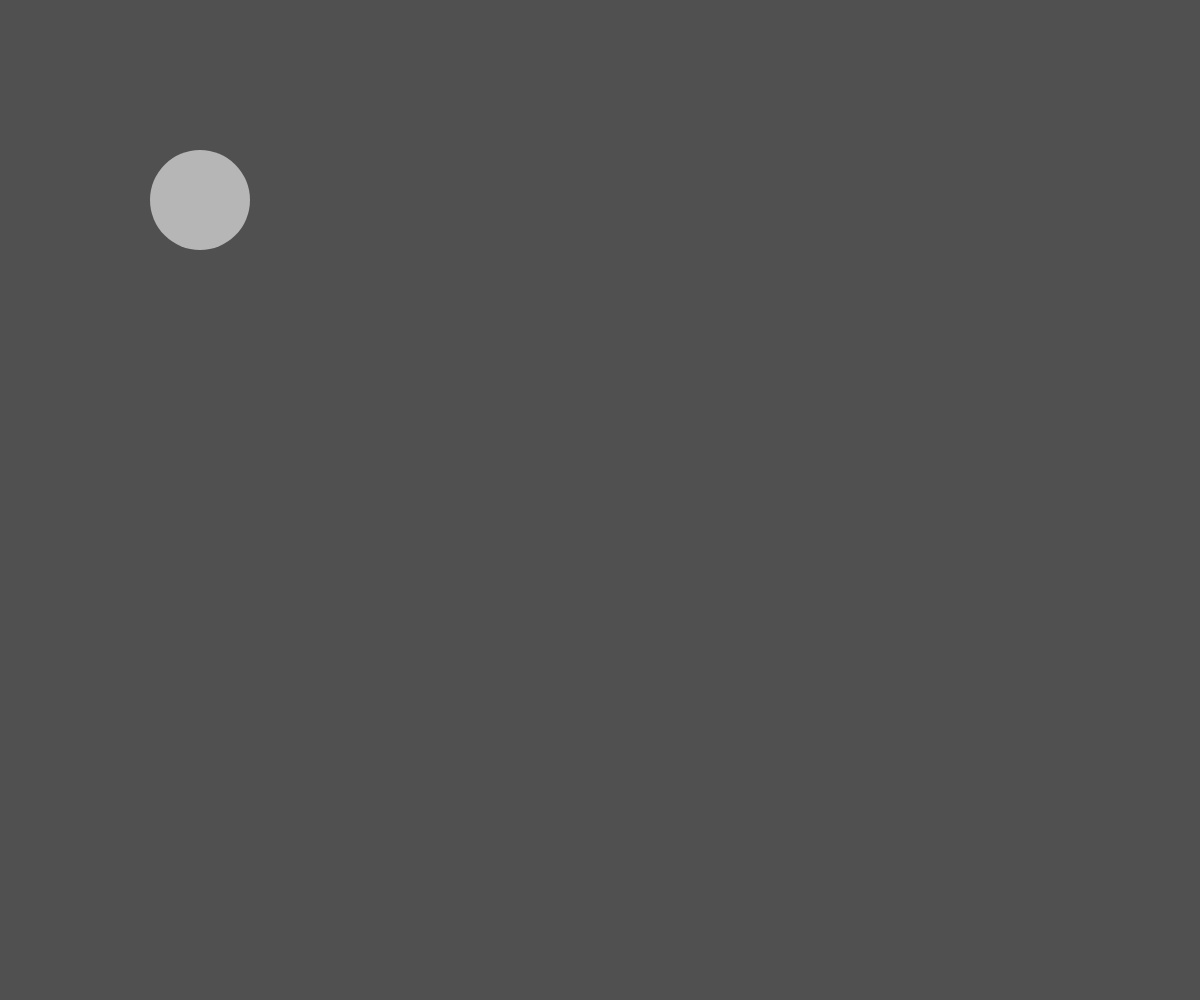
Frame 1 (no input)
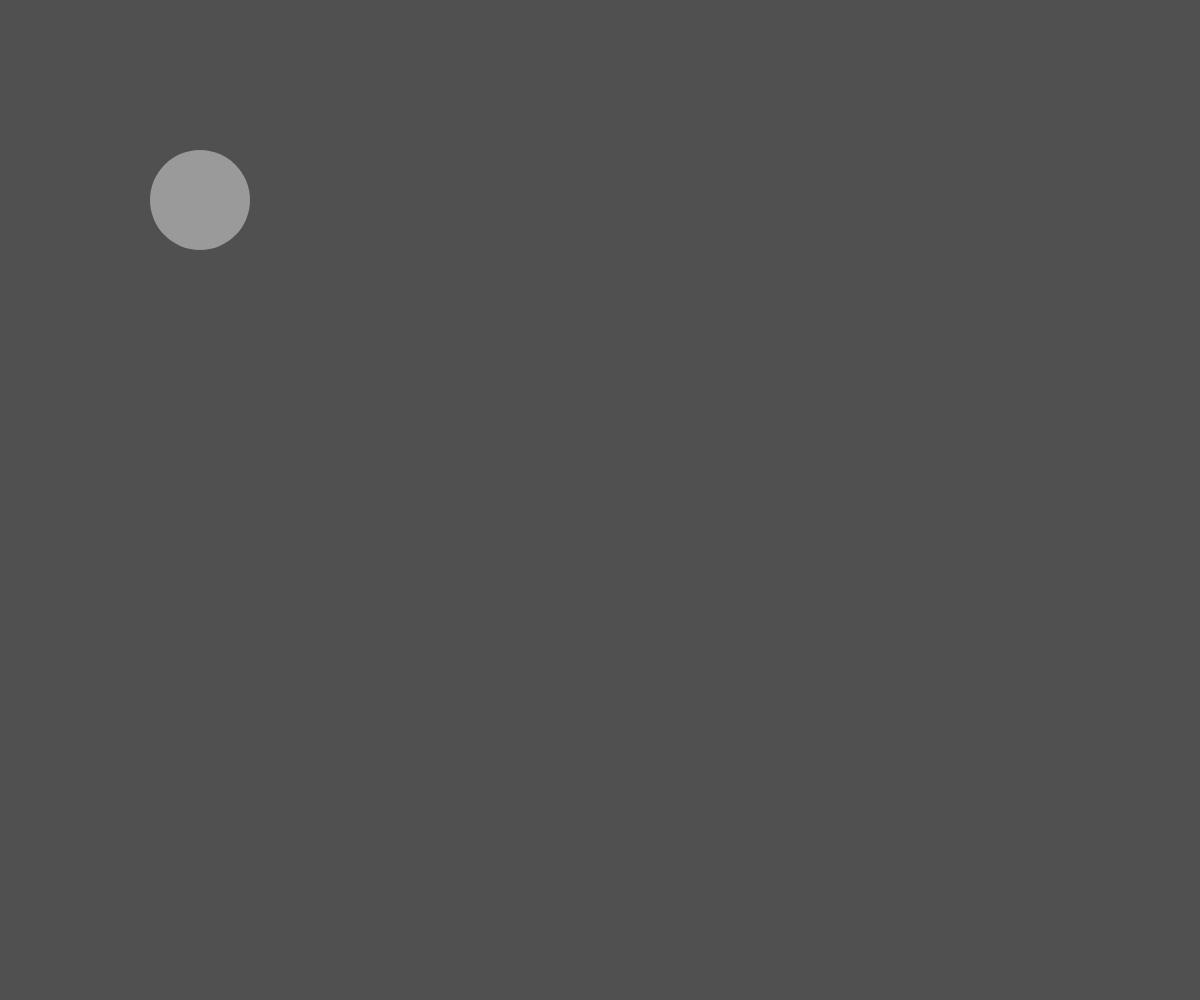
Frame 60 (no input)
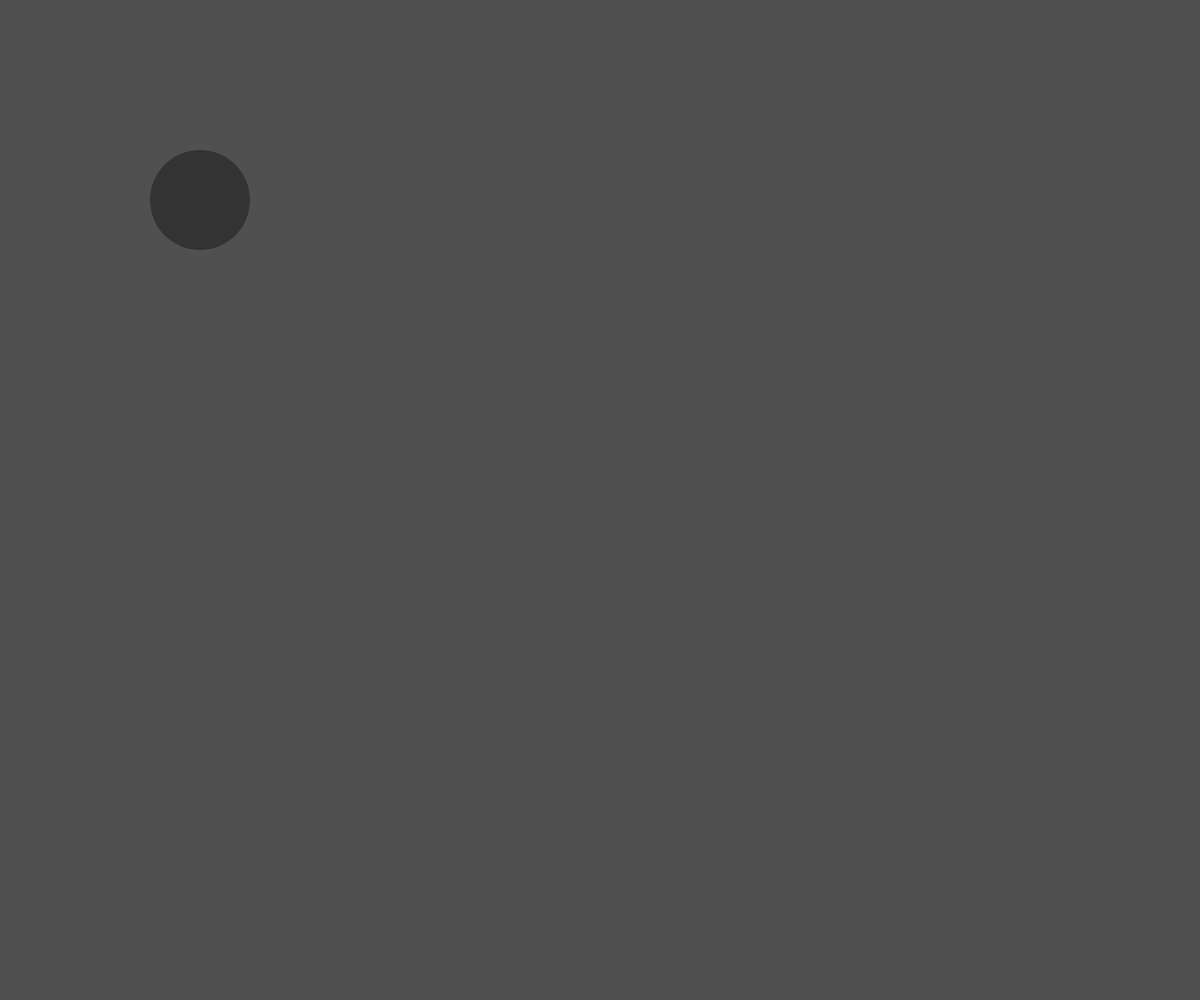
Frame 120 (the mouse pressed at the canvas centre since frame 60)

The p5.js sketch that drew these frames (run headless with seeded random() and noise() and a simulated clock; from frame 60 on, the mouse is pressed at the canvas centre):

// p5.js sketch
// ── sketch.js

function setup() {
  cv = createCanvas(windowWidth, windowHeight);
}

function draw() {
  background(80);
  noStroke();
  fill(random(255));
  ellipse(200, 200, 100, 100);
}
